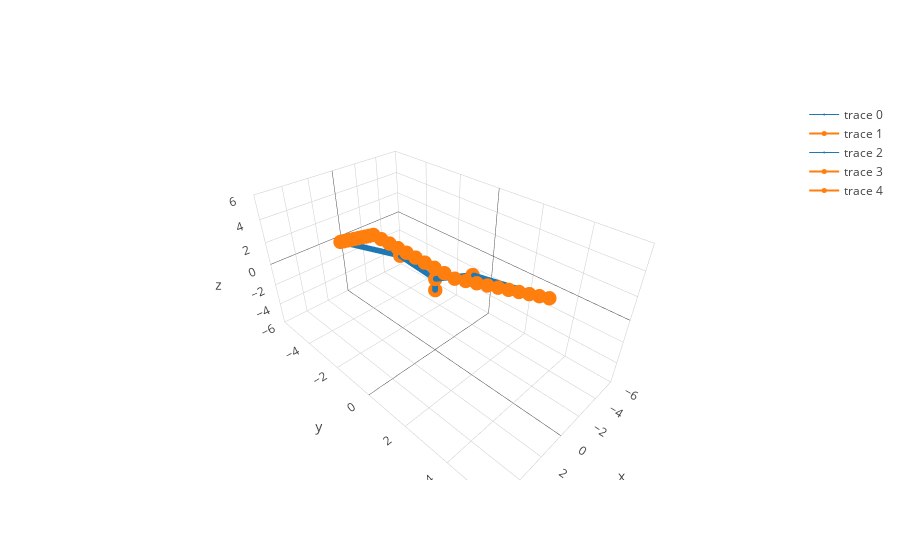
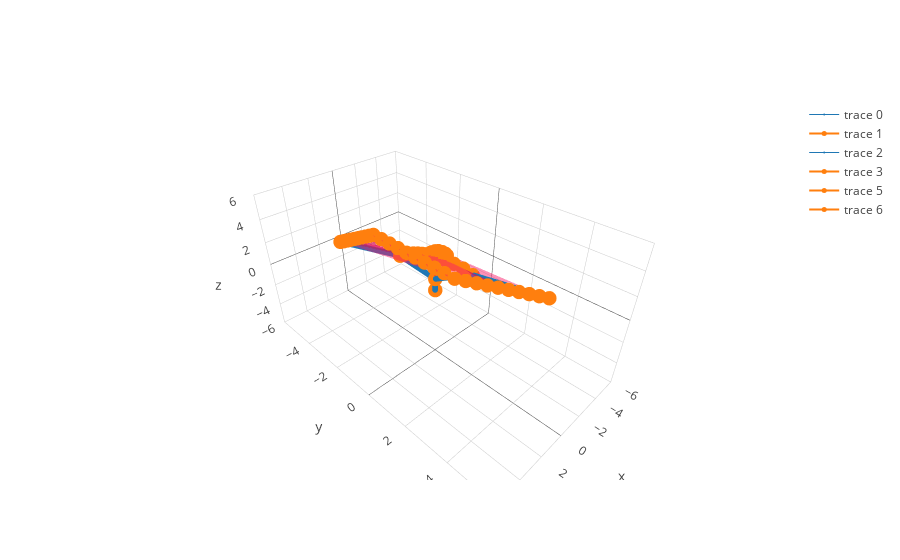

Write notebook code for charts like these, in order.
### Code cell
viapoints = [[-2.29, 3.98, 2], [2, 2, 4], [2, -2, 4],[2.29, -3.98, 2]]

trajectorymat = trajectory.viapts(robot1, viapoints)

m = graphics.tracplot(robot1, trajectorymat,1)
m.show()
m = graphics.plotvol(robot1,trajectorymat)
m.show()

### Figure 1 — Plotly figure (JSON) as saved in the notebook; plotly's stock layout.template omitted (floating-point values rounded to 4 significant figures; data arrays with more than 128 entries replaced by an {"elided": "..."} marker saying what was removed)
{"data": [{"line": {"color": "#1f77b4", "width": 1}, "marker": {"size": 2}, "type": "scatter3d", "uid": "f3e2c604-083e-4226-a780-dd6784b59207", "x": {"elided": "150 float values"}, "y": {"elided": "150 float values"}, "z": {"elided": "150 float values"}}, {"line": {"color": "#ff7f0e", "width": 2}, "marker": {"size": 5}, "type": "scatter3d", "uid": "4259cf9b-9276-492a-b22d-0fedbf8a6629", "x": [0, 0, -0.7972, -2.29], "y": [0, 0, 1.386, 3.98], "z": [0, 1, 2.202, 2]}, {"line": {"color": "#1f77b4", "width": 1}, "marker": {"size": 2}, "type": "scatter3d", "uid": "33d1634f-1725-4891-88f2-70e355bbb206", "x": {"elided": "150 float values"}, "y": {"elided": "150 float values"}, "z": {"elided": "150 float values"}}, {"line": {"color": "#ff7f0e", "width": 2}, "marker": {"size": 5}, "type": "scatter3d", "uid": "6495614a-6998-4efc-9c1e-3555cac64f54", "x": [0, 0, 0.7972, 2.29], "y": [0, 0, -1.386, -3.98], "z": [0, 1, 2.202, 2]}, {"line": {"color": "#ff7f0e", "width": 2}, "marker": {"size": 5}, "type": "scatter3d", "uid": "b9a48427-f95a-4081-9928-9f7c8f77c20e", "x": [-2.29, -1.813, -1.337, -0.86, -0.3833, 0.09333, 0.57, 1.047, 1.523, 2.0, 2.0, 2.0, 2, 2.0, 2.0, 2.0, 2.0, 2.0, 2, 2.0, 2.0, 2.032, 2.064, 2.097, 2.129, 2.161, 2.193, 2.226, 2.258, 2.29], "y": [3.98, 3.76, 3.54, 3.32, 3.1, 2.88, 2.66, 2.44, 2.22, 2, 2, 1.556, 1.111, 0.6667, 0.2222, -0.2222, -0.6667, -1.111, -1.556, -2, -2, -2.22, -2.44, -2.66, -2.88, -3.1, -3.32, -3.54, -3.76, -3.98], "z": [2, 2.222, 2.444, 2.667, 2.889, 3.111, 3.333, 3.556, 3.778, 4.0, 4.0, 4, 4, 4, 4.0, 4.0, 4, 4, 4, 4.0, 4.0, 3.778, 3.556, 3.333, 3.111, 2.889, 2.667, 2.444, 2.222, 2]}], "layout": {"scene": {"xaxis": {"range": [-6, 6]}, "yaxis": {"range": [-6, 6]}, "zaxis": {"range": [-6, 6]}}}}

### Figure 2 — Plotly figure (JSON) as saved in the notebook; plotly's stock layout.template omitted (floating-point values rounded to 4 significant figures; data arrays with more than 128 entries replaced by an {"elided": "..."} marker saying what was removed)
{"data": [{"line": {"color": "#1f77b4", "width": 1}, "marker": {"size": 2}, "type": "scatter3d", "uid": "b43f4efd-9db2-42dd-9f8d-31e7492c8ed6", "x": {"elided": "150 float values"}, "y": {"elided": "150 float values"}, "z": {"elided": "150 float values"}}, {"line": {"color": "#ff7f0e", "width": 2}, "marker": {"size": 5}, "type": "scatter3d", "uid": "79600942-0c44-4bdd-b3d0-ed4bfeed9e20", "x": [0, 0, -0.7972, -2.29], "y": [0, 0, 1.386, 3.98], "z": [0, 1, 2.202, 2]}, {"line": {"color": "#1f77b4", "width": 1}, "marker": {"size": 2}, "type": "scatter3d", "uid": "3500bffc-4991-455b-9fe1-db5cdadcba40", "x": {"elided": "150 float values"}, "y": {"elided": "150 float values"}, "z": {"elided": "150 float values"}}, {"line": {"color": "#ff7f0e", "width": 2}, "marker": {"size": 5}, "type": "scatter3d", "uid": "3622c291-4cc0-4454-b234-addb8ad86aaf", "x": [0, 0, 0.7972, 2.29], "y": [0, 0, -1.386, -3.98], "z": [0, 1, 2.202, 2]}, {"color": "rgba(244,22,100,0.6)", "opacity": 0.8, "type": "mesh3d", "uid": "13461b7c-cbcf-4b8b-a261-c7916f6533a7", "x": [0, -0.7972, -2.29, -0.5206, -1.813, -0.2857, -1.337, -0.1111, -0.86, -0.0154, -0.3833, -0.003767, 0.09333, -0.05429, 0.57, -0.114, 1.047, -0.1144, 1.523, 1.57e-16, 2.0, 1.57e-16, 2.0, -0.2268, 2.0, -0.4508, 2, -0.6412, 2.0, -0.7541, 2.0, -0.7541, 2.0, -0.6412, 2.0, -0.4508, 2.0, -0.2268, 2, 1.57e-16, 2.0, 1.57e-16, 2.0, 0.0764, 2.032, 0.1622, 2.064, 0.2542, 2.097, 0.3496, 2.129, 0.4457, 2.161, 0.5402, 2.193, 0.6313, 2.226, 0.7173, 2.258, 0.7972, 2.29], "y": [0, 1.386, 3.98, 1.079, 3.76, 0.7566, 3.54, 0.4289, 3.32, 0.1246, 3.1, -0.1162, 2.88, -0.2534, 2.66, -0.2657, 2.44, -0.1668, 2.22, 1.57e-16, 2, 1.57e-16, 2, -0.1764, 1.556, -0.2504, 1.111, -0.2137, 0.6667, -0.08379, 0.2222, 0.08379, -0.2222, 0.2137, -0.6667, 0.2504, -1.111, 0.1764, -1.556, -1.57e-16, -2, -1.57e-16, -2, -0.08346, -2.22, -0.1917, -2.44, -0.3225, -2.66, -0.4729, -2.88, -0.6393, -3.1, -0.8177, -3.32, -1.004, -3.54, -1.195, -3.76, -1.386, -3.98], "z": [1, 2.202, 2, 2.601, 2.222, 2.829, 2.444, 2.95, 2.667, 2.996, 2.889, 2.997, 3.111, 2.983, 3.333, 2.979, 3.556, 2.99, 3.778, 3, 4.0, 3, 4.0, 2.979, 4, 2.932, 4, 2.882, 4, 2.85, 4.0, 2.85, 4.0, 2.882, 4, 2.932, 4, 2.979, 4, 3, 4.0, 3, 4.0, 2.997, 3.778, 2.984, 3.556, 2.957, 3.333, 2.912, 3.111, 2.842, 2.889, 2.743, 2.667, 2.61, 2.444, 2.435, 2.222, 2.202, 2]}, {"line": {"color": "#ff7f0e", "width": 2}, "marker": {"size": 5}, "type": "scatter3d", "uid": "6cce53f5-433f-49b6-9374-876355a49b0b", "x": [-2.29, -1.813, -1.337, -0.86, -0.3833, 0.09333, 0.57, 1.047, 1.523, 2.0, 2.0, 2.0, 2, 2.0, 2.0, 2.0, 2.0, 2.0, 2, 2.0, 2.0, 2.032, 2.064, 2.097, 2.129, 2.161, 2.193, 2.226, 2.258, 2.29], "y": [3.98, 3.76, 3.54, 3.32, 3.1, 2.88, 2.66, 2.44, 2.22, 2, 2, 1.556, 1.111, 0.6667, 0.2222, -0.2222, -0.6667, -1.111, -1.556, -2, -2, -2.22, -2.44, -2.66, -2.88, -3.1, -3.32, -3.54, -3.76, -3.98], "z": [2, 2.222, 2.444, 2.667, 2.889, 3.111, 3.333, 3.556, 3.778, 4.0, 4.0, 4, 4, 4, 4.0, 4.0, 4, 4, 4, 4.0, 4.0, 3.778, 3.556, 3.333, 3.111, 2.889, 2.667, 2.444, 2.222, 2]}, {"line": {"color": "#ff7f0e", "width": 2}, "marker": {"size": 5}, "type": "scatter3d", "uid": "9582576a-4356-43f2-8ff8-df19c37529ef", "x": [-0.7972, -0.5206, -0.2857, -0.1111, -0.0154, -0.003767, -0.05429, -0.114, -0.1144, 1.57e-16, 1.57e-16, -0.2268, -0.4508, -0.6412, -0.7541, -0.7541, -0.6412, -0.4508, -0.2268, 1.57e-16, 1.57e-16, 0.0764, 0.1622, 0.2542, 0.3496, 0.4457, 0.5402, 0.6313, 0.7173, 0.7972], "y": [1.386, 1.079, 0.7566, 0.4289, 0.1246, -0.1162, -0.2534, -0.2657, -0.1668, 1.57e-16, 1.57e-16, -0.1764, -0.2504, -0.2137, -0.08379, 0.08379, 0.2137, 0.2504, 0.1764, -1.57e-16, -1.57e-16, -0.08346, -0.1917, -0.3225, -0.4729, -0.6393, -0.8177, -1.004, -1.195, -1.386], "z": [2.202, 2.601, 2.829, 2.95, 2.996, 2.997, 2.983, 2.979, 2.99, 3, 3, 2.979, 2.932, 2.882, 2.85, 2.85, 2.882, 2.932, 2.979, 3, 3, 2.997, 2.984, 2.957, 2.912, 2.842, 2.743, 2.61, 2.435, 2.202]}], "layout": {"scene": {"xaxis": {"range": [-6, 6]}, "yaxis": {"range": [-6, 6]}, "zaxis": {"range": [-6, 6]}}}}
